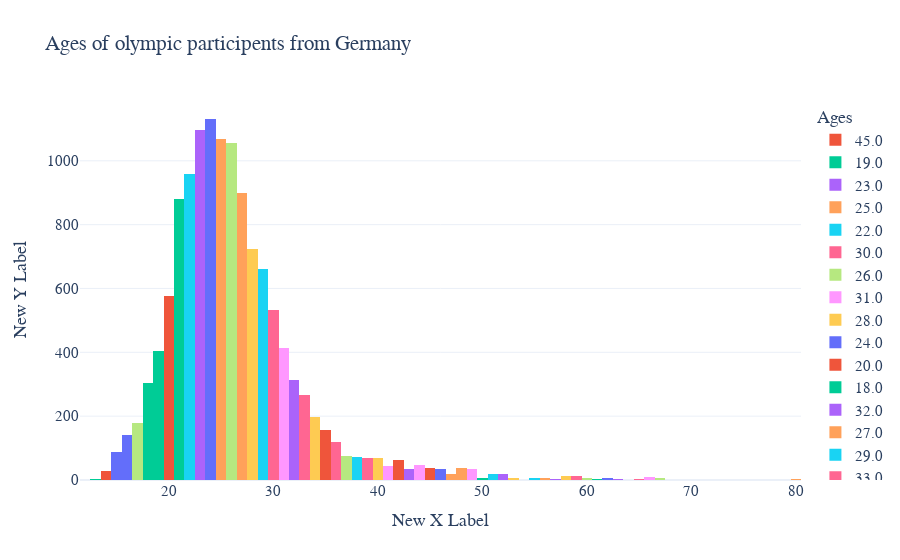

Here is the notebook cell this chart was saved with:
### Code cell
fig = px.histogram(os_data_germany x="Age",
             title= "Ages of olympic participents from Germany",
             template='plotly_white',
             labels={"Age": "Ages"},
             color="Age")
 
# Visa diagrammet
fig.update_layout(
    xaxis_title="New X Label",
    yaxis_title="New Y Label",
    font_family="Rockwell", font_size=15)
fig.show()

### Figure 1 — Plotly figure (JSON) as saved in the notebook; plotly's stock layout.template omitted (floating-point values rounded to 4 significant figures; data arrays with more than 128 entries replaced by an {"elided": "..."} marker saying what was removed)
{"data": [{"alignmentgroup": "True", "bingroup": "x", "hovertemplate": "Ages=%{x}<br>count=%{y}<extra></extra>", "legendgroup": "45.0", "marker": {"color": "#EF553B", "pattern": {"shape": ""}}, "name": "45.0", "offsetgroup": "45.0", "orientation": "v", "showlegend": true, "type": "histogram", "x": [45, 45, 45, 45, 45, 45, 45, 45, 45, 45, 45, 45, 45, 45, 45, 45, 45, 45, 45, 45, 45, 45, 45, 45, 45, 45, 45, 45, 45, 45, 45, 45, 45, 45, 45, 45, 45, 45], "xaxis": "x", "yaxis": "y"}, {"alignmentgroup": "True", "bingroup": "x", "hovertemplate": "Ages=%{x}<br>count=%{y}<extra></extra>", "legendgroup": "19.0", "marker": {"color": "#00cc96", "pattern": {"shape": ""}}, "name": "19.0", "offsetgroup": "19.0", "orientation": "v", "showlegend": true, "type": "histogram", "x": {"elided": "405 int values"}, "xaxis": "x", "yaxis": "y"}, {"alignmentgroup": "True", "bingroup": "x", "hovertemplate": "Ages=%{x}<br>count=%{y}<extra></extra>", "legendgroup": "23.0", "marker": {"color": "#ab63fa", "pattern": {"shape": ""}}, "name": "23.0", "offsetgroup": "23.0", "orientation": "v", "showlegend": true, "type": "histogram", "x": {"elided": "1096 int values"}, "xaxis": "x", "yaxis": "y"}, {"alignmentgroup": "True", "bingroup": "x", "hovertemplate": "Ages=%{x}<br>count=%{y}<extra></extra>", "legendgroup": "25.0", "marker": {"color": "#FFA15A", "pattern": {"shape": ""}}, "name": "25.0", "offsetgroup": "25.0", "orientation": "v", "showlegend": true, "type": "histogram", "x": {"elided": "1069 int values"}, "xaxis": "x", "yaxis": "y"}, {"alignmentgroup": "True", "bingroup": "x", "hovertemplate": "Ages=%{x}<br>count=%{y}<extra></extra>", "legendgroup": "22.0", "marker": {"color": "#19d3f3", "pattern": {"shape": ""}}, "name": "22.0", "offsetgroup": "22.0", "orientation": "v", "showlegend": true, "type": "histogram", "x": {"elided": "958 int values"}, "xaxis": "x", "yaxis": "y"}, {"alignmentgroup": "True", "bingroup": "x", "hovertemplate": "Ages=%{x}<br>count=%{y}<extra></extra>", "legendgroup": "30.0", "marker": {"color": "#FF6692", "pattern": {"shape": ""}}, "name": "30.0", "offsetgroup": "30.0", "orientation": "v", "showlegend": true, "type": "histogram", "x": {"elided": "534 int values"}, "xaxis": "x", "yaxis": "y"}, {"alignmentgroup": "True", "bingroup": "x", "hovertemplate": "Ages=%{x}<br>count=%{y}<extra></extra>", "legendgroup": "26.0", "marker": {"color": "#B6E880", "pattern": {"shape": ""}}, "name": "26.0", "offsetgroup": "26.0", "orientation": "v", "showlegend": true, "type": "histogram", "x": {"elided": "1056 int values"}, "xaxis": "x", "yaxis": "y"}, {"alignmentgroup": "True", "bingroup": "x", "hovertemplate": "Ages=%{x}<br>count=%{y}<extra></extra>", "legendgroup": "31.0", "marker": {"color": "#FF97FF", "pattern": {"shape": ""}}, "name": "31.0", "offsetgroup": "31.0", "orientation": "v", "showlegend": true, "type": "histogram", "x": {"elided": "413 int values"}, "xaxis": "x", "yaxis": "y"}, {"alignmentgroup": "True", "bingroup": "x", "hovertemplate": "Ages=%{x}<br>count=%{y}<extra></extra>", "legendgroup": "28.0", "marker": {"color": "#FECB52", "pattern": {"shape": ""}}, "name": "28.0", "offsetgroup": "28.0", "orientation": "v", "showlegend": true, "type": "histogram", "x": {"elided": "723 int values"}, "xaxis": "x", "yaxis": "y"}, {"alignmentgroup": "True", "bingroup": "x", "hovertemplate": "Ages=%{x}<br>count=%{y}<extra></extra>", "legendgroup": "24.0", "marker": {"color": "#636efa", "pattern": {"shape": ""}}, "name": "24.0", "offsetgroup": "24.0", "orientation": "v", "showlegend": true, "type": "histogram", "x": {"elided": "1131 int values"}, "xaxis": "x", "yaxis": "y"}, {"alignmentgroup": "True", "bingroup": "x", "hovertemplate": "Ages=%{x}<br>count=%{y}<extra></extra>", "legendgroup": "20.0", "marker": {"color": "#EF553B", "pattern": {"shape": ""}}, "name": "20.0", "offsetgroup": "20.0", "orientation": "v", "showlegend": true, "type": "histogram", "x": {"elided": "578 int values"}, "xaxis": "x", "yaxis": "y"}, {"alignmentgroup": "True", "bingroup": "x", "hovertemplate": "Ages=%{x}<br>count=%{y}<extra></extra>", "legendgroup": "18.0", "marker": {"color": "#00cc96", "pattern": {"shape": ""}}, "name": "18.0", "offsetgroup": "18.0", "orientation": "v", "showlegend": true, "type": "histogram", "x": {"elided": "305 int values"}, "xaxis": "x", "yaxis": "y"}, {"alignmentgroup": "True", "bingroup": "x", "hovertemplate": "Ages=%{x}<br>count=%{y}<extra></extra>", "legendgroup": "32.0", "marker": {"color": "#ab63fa", "pattern": {"shape": ""}}, "name": "32.0", "offsetgroup": "32.0", "orientation": "v", "showlegend": true, "type": "histogram", "x": {"elided": "313 int values"}, "xaxis": "x", "yaxis": "y"}, {"alignmentgroup": "True", "bingroup": "x", "hovertemplate": "Ages=%{x}<br>count=%{y}<extra></extra>", "legendgroup": "27.0", "marker": {"color": "#FFA15A", "pattern": {"shape": ""}}, "name": "27.0", "offsetgroup": "27.0", "orientation": "v", "showlegend": true, "type": "histogram", "x": {"elided": "898 int values"}, "xaxis": "x", "yaxis": "y"}, {"alignmentgroup": "True", "bingroup": "x", "hovertemplate": "Ages=%{x}<br>count=%{y}<extra></extra>", "legendgroup": "29.0", "marker": {"color": "#19d3f3", "pattern": {"shape": ""}}, "name": "29.0", "offsetgroup": "29.0", "orientation": "v", "showlegend": true, "type": "histogram", "x": {"elided": "662 int values"}, "xaxis": "x", "yaxis": "y"}, {"alignmentgroup": "True", "bingroup": "x", "hovertemplate": "Ages=%{x}<br>count=%{y}<extra></extra>", "legendgroup": "33.0", "marker": {"color": "#FF6692", "pattern": {"shape": ""}}, "name": "33.0", "offsetgroup": "33.0", "orientation": "v", "showlegend": true, "type": "histogram", "x": {"elided": "266 int values"}, "xaxis": "x", "yaxis": "y"}, {"alignmentgroup": "True", "bingroup": "x", "hovertemplate": "Ages=%{x}<br>count=%{y}<extra></extra>", "legendgroup": "37.0", "marker": {"color": "#B6E880", "pattern": {"shape": ""}}, "name": "37.0", "offsetgroup": "37.0", "orientation": "v", "showlegend": true, "type": "histogram", "x": [37, 37, 37, 37, 37, 37, 37, 37, 37, 37, 37, 37, 37, 37, 37, 37, 37, 37, 37, 37, 37, 37, 37, 37, 37, 37, 37, 37, 37, 37, 37, 37, 37, 37, 37, 37, 37, 37, 37, 37, 37, 37, 37, 37, 37, 37, 37, 37, 37, 37, 37, 37, 37, 37, 37, 37, 37, 37, 37, 37, 37, 37, 37, 37, 37, 37, 37, 37, 37, 37, 37, 37, 37, 37, 37], "xaxis": "x", "yaxis": "y"}, {"alignmentgroup": "True", "bingroup": "x", "hovertemplate": "Ages=%{x}<br>count=%{y}<extra></extra>", "legendgroup": "41.0", "marker": {"color": "#FF97FF", "pattern": {"shape": ""}}, "name": "41.0", "offsetgroup": "41.0", "orientation": "v", "showlegend": true, "type": "histogram", "x": [41, 41, 41, 41, 41, 41, 41, 41, 41, 41, 41, 41, 41, 41, 41, 41, 41, 41, 41, 41, 41, 41, 41, 41, 41, 41, 41, 41, 41, 41, 41, 41, 41, 41, 41, 41, 41, 41, 41, 41, 41, 41, 41, 41], "xaxis": "x", "yaxis": "y"}, {"alignmentgroup": "True", "bingroup": "x", "hovertemplate": "Ages=%{x}<br>count=%{y}<extra></extra>", "legendgroup": "34.0", "marker": {"color": "#FECB52", "pattern": {"shape": ""}}, "name": "34.0", "offsetgroup": "34.0", "orientation": "v", "showlegend": true, "type": "histogram", "x": {"elided": "198 int values"}, "xaxis": "x", "yaxis": "y"}, {"alignmentgroup": "True", "bingroup": "x", "hovertemplate": "Ages=%{x}<br>count=%{y}<extra></extra>", "legendgroup": "16.0", "marker": {"color": "#636efa", "pattern": {"shape": ""}}, "name": "16.0", "offsetgroup": "16.0", "orientation": "v", "showlegend": true, "type": "histogram", "x": {"elided": "141 int values"}, "xaxis": "x", "yaxis": "y"}, {"alignmentgroup": "True", "bingroup": "x", "hovertemplate": "Ages=%{x}<br>count=%{y}<extra></extra>", "legendgroup": "35.0", "marker": {"color": "#EF553B", "pattern": {"shape": ""}}, "name": "35.0", "offsetgroup": "35.0", "orientation": "v", "showlegend": true, "type": "histogram", "x": {"elided": "158 int values"}, "xaxis": "x", "yaxis": "y"}, {"alignmentgroup": "True", "bingroup": "x", "hovertemplate": "Ages=%{x}<br>count=%{y}<extra></extra>", "legendgroup": "21.0", "marker": {"color": "#00cc96", "pattern": {"shape": ""}}, "name": "21.0", "offsetgroup": "21.0", "orientation": "v", "showlegend": true, "type": "histogram", "x": {"elided": "881 int values"}, "xaxis": "x", "yaxis": "y"}, {"alignmentgroup": "True", "bingroup": "x", "hovertemplate": "Ages=%{x}<br>count=%{y}<extra></extra>", "legendgroup": "43.0", "marker": {"color": "#ab63fa", "pattern": {"shape": ""}}, "name": "43.0", "offsetgroup": "43.0", "orientation": "v", "showlegend": true, "type": "histogram", "x": [43, 43, 43, 43, 43, 43, 43, 43, 43, 43, 43, 43, 43, 43, 43, 43, 43, 43, 43, 43, 43, 43, 43, 43, 43, 43, 43, 43, 43, 43, 43, 43, 43, 43, 43, 43], "xaxis": "x", "yaxis": "y"}, {"alignmentgroup": "True", "bingroup": "x", "hovertemplate": "Ages=%{x}<br>count=%{y}<extra></extra>", "legendgroup": "47.0", "marker": {"color": "#FFA15A", "pattern": {"shape": ""}}, "name": "47.0", "offsetgroup": "47.0", "orientation": "v", "showlegend": true, "type": "histogram", "x": [47, 47, 47, 47, 47, 47, 47, 47, 47, 47, 47, 47, 47, 47, 47, 47, 47, 47, 47, 47], "xaxis": "x", "yaxis": "y"}, {"alignmentgroup": "True", "bingroup": "x", "hovertemplate": "Ages=%{x}<br>count=%{y}<extra></extra>", "legendgroup": "51.0", "marker": {"color": "#19d3f3", "pattern": {"shape": ""}}, "name": "51.0", "offsetgroup": "51.0", "orientation": "v", "showlegend": true, "type": "histogram", "x": [51, 51, 51, 51, 51, 51, 51, 51, 51, 51, 51, 51, 51, 51, 51, 51, 51, 51, 51, 51], "xaxis": "x", "yaxis": "y"}, {"alignmentgroup": "True", "bingroup": "x", "hovertemplate": "Ages=%{x}<br>count=%{y}<extra></extra>", "legendgroup": "36.0", "marker": {"color": "#FF6692", "pattern": {"shape": ""}}, "name": "36.0", "offsetgroup": "36.0", "orientation": "v", "showlegend": true, "type": "histogram", "x": [36, 36, 36, 36, 36, 36, 36, 36, 36, 36, 36, 36, 36, 36, 36, 36, 36, 36, 36, 36, 36, 36, 36, 36, 36, 36, 36, 36, 36, 36, 36, 36, 36, 36, 36, 36, 36, 36, 36, 36, 36, 36, 36, 36, 36, 36, 36, 36, 36, 36, 36, 36, 36, 36, 36, 36, 36, 36, 36, 36, 36, 36, 36, 36, 36, 36, 36, 36, 36, 36, 36, 36, 36, 36, 36, 36, 36, 36, 36, 36, 36, 36, 36, 36, 36, 36, 36, 36, 36, 36, 36, 36, 36, 36, 36, 36, 36, 36, 36, 36, 36, 36, 36, 36, 36, 36, 36, 36, 36, 36, 36, 36, 36, 36, 36, 36, 36, 36, 36], "xaxis": "x", "yaxis": "y"}, {"alignmentgroup": "True", "bingroup": "x", "hovertemplate": "Ages=%{x}<br>count=%{y}<extra></extra>", "legendgroup": "17.0", "marker": {"color": "#B6E880", "pattern": {"shape": ""}}, "name": "17.0", "offsetgroup": "17.0", "orientation": "v", "showlegend": true, "type": "histogram", "x": {"elided": "178 int values"}, "xaxis": "x", "yaxis": "y"}, {"alignmentgroup": "True", "bingroup": "x", "hovertemplate": "Ages=%{x}<br>count=%{y}<extra></extra>", "legendgroup": "44.0", "marker": {"color": "#FF97FF", "pattern": {"shape": ""}}, "name": "44.0", "offsetgroup": "44.0", "orientation": "v", "showlegend": true, "type": "histogram", "x": [44, 44, 44, 44, 44, 44, 44, 44, 44, 44, 44, 44, 44, 44, 44, 44, 44, 44, 44, 44, 44, 44, 44, 44, 44, 44, 44, 44, 44, 44, 44, 44, 44, 44, 44, 44, 44, 44, 44, 44, 44, 44, 44, 44, 44, 44, 44], "xaxis": "x", "yaxis": "y"}, {"alignmentgroup": "True", "bingroup": "x", "hovertemplate": "Ages=%{x}<br>count=%{y}<extra></extra>", "legendgroup": "40.0", "marker": {"color": "#FECB52", "pattern": {"shape": ""}}, "name": "40.0", "offsetgroup": "40.0", "orientation": "v", "showlegend": true, "type": "histogram", "x": [40, 40, 40, 40, 40, 40, 40, 40, 40, 40, 40, 40, 40, 40, 40, 40, 40, 40, 40, 40, 40, 40, 40, 40, 40, 40, 40, 40, 40, 40, 40, 40, 40, 40, 40, 40, 40, 40, 40, 40, 40, 40, 40, 40, 40, 40, 40, 40, 40, 40, 40, 40, 40, 40, 40, 40, 40, 40, 40, 40, 40, 40, 40, 40, 40, 40, 40, 40, 40, 40], "xaxis": "x", "yaxis": "y"}, {"alignmentgroup": "True", "bingroup": "x", "hovertemplate": "Ages=%{x}<br>count=%{y}<extra></extra>", "legendgroup": "15.0", "marker": {"color": "#636efa", "pattern": {"shape": ""}}, "name": "15.0", "offsetgroup": "15.0", "orientation": "v", "showlegend": true, "type": "histogram", "x": [15, 15, 15, 15, 15, 15, 15, 15, 15, 15, 15, 15, 15, 15, 15, 15, 15, 15, 15, 15, 15, 15, 15, 15, 15, 15, 15, 15, 15, 15, 15, 15, 15, 15, 15, 15, 15, 15, 15, 15, 15, 15, 15, 15, 15, 15, 15, 15, 15, 15, 15, 15, 15, 15, 15, 15, 15, 15, 15, 15, 15, 15, 15, 15, 15, 15, 15, 15, 15, 15, 15, 15, 15, 15, 15, 15, 15, 15, 15, 15, 15, 15, 15, 15, 15, 15, 15, 15], "xaxis": "x", "yaxis": "y"}, {"alignmentgroup": "True", "bingroup": "x", "hovertemplate": "Ages=%{x}<br>count=%{y}<extra></extra>", "legendgroup": "42.0", "marker": {"color": "#EF553B", "pattern": {"shape": ""}}, "name": "42.0", "offsetgroup": "42.0", "orientation": "v", "showlegend": true, "type": "histogram", "x": [42, 42, 42, 42, 42, 42, 42, 42, 42, 42, 42, 42, 42, 42, 42, 42, 42, 42, 42, 42, 42, 42, 42, 42, 42, 42, 42, 42, 42, 42, 42, 42, 42, 42, 42, 42, 42, 42, 42, 42, 42, 42, 42, 42, 42, 42, 42, 42, 42, 42, 42, 42, 42, 42, 42, 42, 42, 42, 42, 42, 42, 42, 42, 42], "xaxis": "x", "yaxis": "y"}, {"alignmentgroup": "True", "bingroup": "x", "hovertemplate": "Ages=%{x}<br>count=%{y}<extra></extra>", "legendgroup": "50.0", "marker": {"color": "#00cc96", "pattern": {"shape": ""}}, "name": "50.0", "offsetgroup": "50.0", "orientation": "v", "showlegend": true, "type": "histogram", "x": [50, 50, 50, 50, 50, 50, 50], "xaxis": "x", "yaxis": "y"}, {"alignmentgroup": "True", "bingroup": "x", "hovertemplate": "Ages=%{x}<br>count=%{y}<extra></extra>", "legendgroup": "52.0", "marker": {"color": "#ab63fa", "pattern": {"shape": ""}}, "name": "52.0", "offsetgroup": "52.0", "orientation": "v", "showlegend": true, "type": "histogram", "x": [52, 52, 52, 52, 52, 52, 52, 52, 52, 52, 52, 52, 52, 52, 52, 52, 52, 52, 52, 52], "xaxis": "x", "yaxis": "y"}, {"alignmentgroup": "True", "bingroup": "x", "hovertemplate": "Ages=%{x}<br>count=%{y}<extra></extra>", "legendgroup": "56.0", "marker": {"color": "#FFA15A", "pattern": {"shape": ""}}, "name": "56.0", "offsetgroup": "56.0", "orientation": "v", "showlegend": true, "type": "histogram", "x": [56, 56, 56, 56, 56, 56], "xaxis": "x", "yaxis": "y"}, {"alignmentgroup": "True", "bingroup": "x", "hovertemplate": "Ages=%{x}<br>count=%{y}<extra></extra>", "legendgroup": "38.0", "marker": {"color": "#19d3f3", "pattern": {"shape": ""}}, "name": "38.0", "offsetgroup": "38.0", "orientation": "v", "showlegend": true, "type": "histogram", "x": [38, 38, 38, 38, 38, 38, 38, 38, 38, 38, 38, 38, 38, 38, 38, 38, 38, 38, 38, 38, 38, 38, 38, 38, 38, 38, 38, 38, 38, 38, 38, 38, 38, 38, 38, 38, 38, 38, 38, 38, 38, 38, 38, 38, 38, 38, 38, 38, 38, 38, 38, 38, 38, 38, 38, 38, 38, 38, 38, 38, 38, 38, 38, 38, 38, 38, 38, 38, 38, 38, 38, 38], "xaxis": "x", "yaxis": "y"}, {"alignmentgroup": "True", "bingroup": "x", "hovertemplate": "Ages=%{x}<br>count=%{y}<extra></extra>", "legendgroup": "39.0", "marker": {"color": "#FF6692", "pattern": {"shape": ""}}, "name": "39.0", "offsetgroup": "39.0", "orientation": "v", "showlegend": true, "type": "histogram", "x": [39, 39, 39, 39, 39, 39, 39, 39, 39, 39, 39, 39, 39, 39, 39, 39, 39, 39, 39, 39, 39, 39, 39, 39, 39, 39, 39, 39, 39, 39, 39, 39, 39, 39, 39, 39, 39, 39, 39, 39, 39, 39, 39, 39, 39, 39, 39, 39, 39, 39, 39, 39, 39, 39, 39, 39, 39, 39, 39, 39, 39, 39, 39, 39, 39, 39, 39, 39, 39], "xaxis": "x", "yaxis": "y"}, {"alignmentgroup": "True", "bingroup": "x", "hovertemplate": "Ages=%{x}<br>count=%{y}<extra></extra>", "legendgroup": "60.0", "marker": {"color": "#B6E880", "pattern": {"shape": ""}}, "name": "60.0", "offsetgroup": "60.0", "orientation": "v", "showlegend": true, "type": "histogram", "x": [60, 60, 60, 60, 60, 60, 60], "xaxis": "x", "yaxis": "y"}, {"alignmentgroup": "True", "bingroup": "x", "hovertemplate": "Ages=%{x}<br>count=%{y}<extra></extra>", "legendgroup": "49.0", "marker": {"color": "#FF97FF", "pattern": {"shape": ""}}, "name": "49.0", "offsetgroup": "49.0", "orientation": "v", "showlegend": true, "type": "histogram", "x": [49, 49, 49, 49, 49, 49, 49, 49, 49, 49, 49, 49, 49, 49, 49, 49, 49, 49, 49, 49, 49, 49, 49, 49, 49, 49, 49, 49, 49, 49, 49, 49, 49], "xaxis": "x", "yaxis": "y"}, {"alignmentgroup": "True", "bingroup": "x", "hovertemplate": "Ages=%{x}<br>count=%{y}<extra></extra>", "legendgroup": "53.0", "marker": {"color": "#FECB52", "pattern": {"shape": ""}}, "name": "53.0", "offsetgroup": "53.0", "orientation": "v", "showlegend": true, "type": "histogram", "x": [53, 53, 53, 53, 53, 53], "xaxis": "x", "yaxis": "y"}, {"alignmentgroup": "True", "bingroup": "x", "hovertemplate": "Ages=%{x}<br>count=%{y}<extra></extra>", "legendgroup": "46.0", "marker": {"color": "#636efa", "pattern": {"shape": ""}}, "name": "46.0", "offsetgroup": "46.0", "orientation": "v", "showlegend": true, "type": "histogram", "x": [46, 46, 46, 46, 46, 46, 46, 46, 46, 46, 46, 46, 46, 46, 46, 46, 46, 46, 46, 46, 46, 46, 46, 46, 46, 46, 46, 46, 46, 46, 46, 46, 46, 46], "xaxis": "x", "yaxis": "y"}, {"alignmentgroup": "True", "bingroup": "x", "hovertemplate": "Ages=%{x}<br>count=%{y}<extra></extra>", "legendgroup": "14.0", "marker": {"color": "#EF553B", "pattern": {"shape": ""}}, "name": "14.0", "offsetgroup": "14.0", "orientation": "v", "showlegend": true, "type": "histogram", "x": [14, 14, 14, 14, 14, 14, 14, 14, 14, 14, 14, 14, 14, 14, 14, 14, 14, 14, 14, 14, 14, 14, 14, 14, 14, 14, 14], "xaxis": "x", "yaxis": "y"}, {"alignmentgroup": "True", "bingroup": "x", "hovertemplate": "Ages=%{x}<br>count=%{y}<extra></extra>", "legendgroup": "61.0", "marker": {"color": "#00cc96", "pattern": {"shape": ""}}, "name": "61.0", "offsetgroup": "61.0", "orientation": "v", "showlegend": true, "type": "histogram", "x": [61, 61], "xaxis": "x", "yaxis": "y"}, {"alignmentgroup": "True", "bingroup": "x", "hovertemplate": "Ages=%{x}<br>count=%{y}<extra></extra>", "legendgroup": "57.0", "marker": {"color": "#ab63fa", "pattern": {"shape": ""}}, "name": "57.0", "offsetgroup": "57.0", "orientation": "v", "showlegend": true, "type": "histogram", "x": [57, 57], "xaxis": "x", "yaxis": "y"}, {"alignmentgroup": "True", "bingroup": "x", "hovertemplate": "Ages=%{x}<br>count=%{y}<extra></extra>", "legendgroup": "48.0", "marker": {"color": "#FFA15A", "pattern": {"shape": ""}}, "name": "48.0", "offsetgroup": "48.0", "orientation": "v", "showlegend": true, "type": "histogram", "x": [48, 48, 48, 48, 48, 48, 48, 48, 48, 48, 48, 48, 48, 48, 48, 48, 48, 48, 48, 48, 48, 48, 48, 48, 48, 48, 48, 48, 48, 48, 48, 48, 48, 48, 48, 48, 48], "xaxis": "x", "yaxis": "y"}, {"alignmentgroup": "True", "bingroup": "x", "hovertemplate": "Ages=%{x}<br>count=%{y}<extra></extra>", "legendgroup": "54.0", "marker": {"color": "#19d3f3", "pattern": {"shape": ""}}, "name": "54.0", "offsetgroup": "54.0", "orientation": "v", "showlegend": true, "type": "histogram", "x": [54], "xaxis": "x", "yaxis": "y"}, {"alignmentgroup": "True", "bingroup": "x", "hovertemplate": "Ages=%{x}<br>count=%{y}<extra></extra>", "legendgroup": "59.0", "marker": {"color": "#FF6692", "pattern": {"shape": ""}}, "name": "59.0", "offsetgroup": "59.0", "orientation": "v", "showlegend": true, "type": "histogram", "x": [59, 59, 59, 59, 59, 59, 59, 59, 59, 59, 59], "xaxis": "x", "yaxis": "y"}, {"alignmentgroup": "True", "bingroup": "x", "hovertemplate": "Ages=%{x}<br>count=%{y}<extra></extra>", "legendgroup": "67.0", "marker": {"color": "#B6E880", "pattern": {"shape": ""}}, "name": "67.0", "offsetgroup": "67.0", "orientation": "v", "showlegend": true, "type": "histogram", "x": [67, 67, 67, 67, 67, 67, 67], "xaxis": "x", "yaxis": "y"}, {"alignmentgroup": "True", "bingroup": "x", "hovertemplate": "Ages=%{x}<br>count=%{y}<extra></extra>", "legendgroup": "66.0", "marker": {"color": "#FF97FF", "pattern": {"shape": ""}}, "name": "66.0", "offsetgroup": "66.0", "orientation": "v", "showlegend": true, "type": "histogram", "x": [66, 66, 66, 66, 66, 66, 66, 66, 66], "xaxis": "x", "yaxis": "y"}, {"alignmentgroup": "True", "bingroup": "x", "hovertemplate": "Ages=%{x}<br>count=%{y}<extra></extra>", "legendgroup": "58.0", "marker": {"color": "#FECB52", "pattern": {"shape": ""}}, "name": "58.0", "offsetgroup": "58.0", "orientation": "v", "showlegend": true, "type": "histogram", "x": [58, 58, 58, 58, 58, 58, 58, 58, 58, 58, 58, 58, 58, 58], "xaxis": "x", "yaxis": "y"}, {"alignmentgroup": "True", "bingroup": "x", "hovertemplate": "Ages=%{x}<br>count=%{y}<extra></extra>", "legendgroup": "62.0", "marker": {"color": "#636efa", "pattern": {"shape": ""}}, "name": "62.0", "offsetgroup": "62.0", "orientation": "v", "showlegend": true, "type": "histogram", "x": [62, 62, 62, 62, 62, 62], "xaxis": "x", "yaxis": "y"}, {"alignmentgroup": "True", "bingroup": "x", "hovertemplate": "Ages=%{x}<br>count=%{y}<extra></extra>", "legendgroup": "12.0", "marker": {"color": "#EF553B", "pattern": {"shape": ""}}, "name": "12.0", "offsetgroup": "12.0", "orientation": "v", "showlegend": true, "type": "histogram", "x": [12], "xaxis": "x", "yaxis": "y"}, {"alignmentgroup": "True", "bingroup": "x", "hovertemplate": "Ages=%{x}<br>count=%{y}<extra></extra>", "legendgroup": "13.0", "marker": {"color": "#00cc96", "pattern": {"shape": ""}}, "name": "13.0", "offsetgroup": "13.0", "orientation": "v", "showlegend": true, "type": "histogram", "x": [13, 13], "xaxis": "x", "yaxis": "y"}, {"alignmentgroup": "True", "bingroup": "x", "hovertemplate": "Ages=%{x}<br>count=%{y}<extra></extra>", "legendgroup": "63.0", "marker": {"color": "#ab63fa", "pattern": {"shape": ""}}, "name": "63.0", "offsetgroup": "63.0", "orientation": "v", "showlegend": true, "type": "histogram", "x": [63, 63, 63], "xaxis": "x", "yaxis": "y"}, {"alignmentgroup": "True", "bingroup": "x", "hovertemplate": "Ages=%{x}<br>count=%{y}<extra></extra>", "legendgroup": "80.0", "marker": {"color": "#FFA15A", "pattern": {"shape": ""}}, "name": "80.0", "offsetgroup": "80.0", "orientation": "v", "showlegend": true, "type": "histogram", "x": [80, 80, 80], "xaxis": "x", "yaxis": "y"}, {"alignmentgroup": "True", "bingroup": "x", "hovertemplate": "Ages=%{x}<br>count=%{y}<extra></extra>", "legendgroup": "55.0", "marker": {"color": "#19d3f3", "pattern": {"shape": ""}}, "name": "55.0", "offsetgroup": "55.0", "orientation": "v", "showlegend": true, "type": "histogram", "x": [55, 55, 55, 55, 55, 55, 55], "xaxis": "x", "yaxis": "y"}, {"alignmentgroup": "True", "bingroup": "x", "hovertemplate": "Ages=%{x}<br>count=%{y}<extra></extra>", "legendgroup": "65.0", "marker": {"color": "#FF6692", "pattern": {"shape": ""}}, "name": "65.0", "offsetgroup": "65.0", "orientation": "v", "showlegend": true, "type": "histogram", "x": [65, 65], "xaxis": "x", "yaxis": "y"}], "layout": {"barmode": "relative", "font": {"family": "Rockwell", "size": 15}, "legend": {"title": {"text": "Ages"}, "tracegroupgap": 0}, "title": {"text": "Ages of olympic participents from Germany"}, "xaxis": {"anchor": "y", "categoryarray": [null, 45, 19, 23, 25, 22, 30, 26, 31, 28, 24, 20, 18, 32, 27, 29, 33, 37, 41, 34, 16, 35, 21, 43, 47, 51, 36, 17, 44, 40, 15, 42, 50, 52, 56, 38, 39, 60, 49, 53, 46, 14, 61, 57, 48, 54, 59, 67, 66, 58, 62, 12, 13, 63, 80, 55, 65], "categoryorder": "array", "domain": [0, 1], "title": {"text": "New X Label"}}, "yaxis": {"anchor": "x", "domain": [0, 1], "title": {"text": "New Y Label"}}}}
